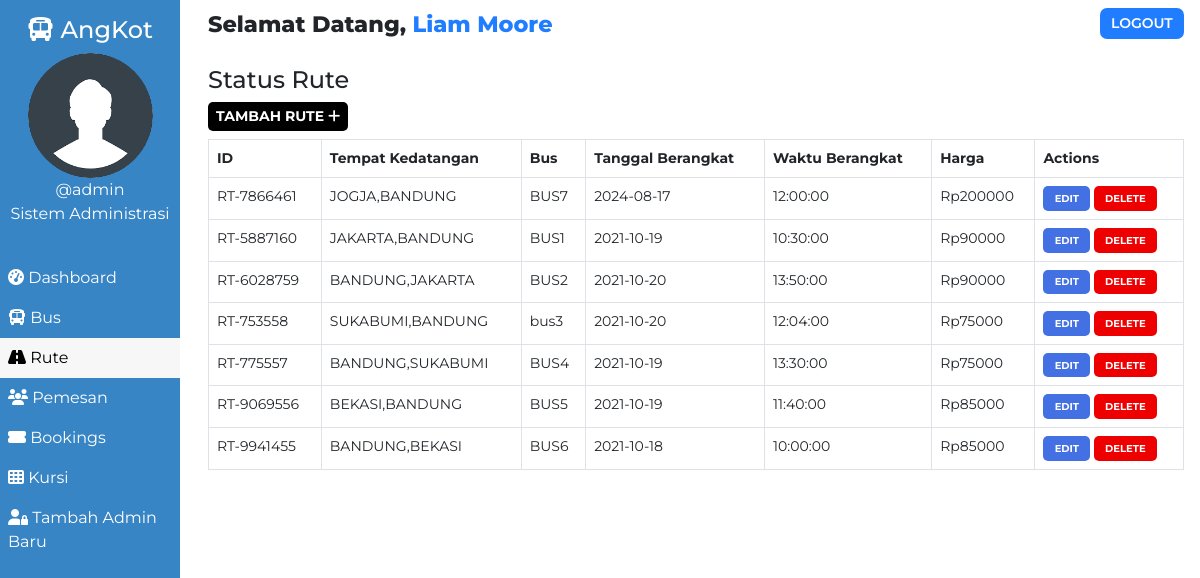
Screenshot of /admin/route.php (signed in) with the database file from the repository.
### tables this page shows
CREATE TABLE `users` (
  `user_id` int(11) NOT NULL,
  `user_fullname` varchar(100) NOT NULL,
  `user_name` varchar(30) NOT NULL,
  `user_password` varchar(255) NOT NULL,
  `user_created` datetime NOT NULL DEFAULT current_timestamp()
);

CREATE TABLE `routes` (
  `id` int(100) NOT NULL,
  `route_id` varchar(255) NOT NULL,
  `bus_no` varchar(155) NOT NULL,
  `route_cities` varchar(255) NOT NULL,
  `route_dep_date` date NOT NULL,
  `route_dep_time` time NOT NULL,
  `route_step_cost` int(100) NOT NULL,
  `route_created` datetime NOT NULL DEFAULT current_timestamp()
);

### admin/route.php (the view, shortened to what this page needs)
<!DOCTYPE html>
<html lang="en">
<head>
    <link href="https://cdn.jsdelivr.net/npm/bootstrap@5.0.1/dist/css/bootstrap.min.css" rel="stylesheet">
    <?php
        $page="route";
    ?>
</head>
<body>
    <?php require '../assets/partials/_admin-header.php';?>
        <?php
            $resultSql = "SELECT * FROM `routes` ORDER BY route_created DESC";
            $resultSqlResult = mysqli_query($conn, $resultSql);
            if(!mysqli_num_rows($resultSqlResult)){ ?>
                <div class="container mt-4">
                    <div id="noRoutes" class="alert alert-dark " role="alert">
                        <h1 class="alert-heading">Rute Tidak DiTemukan</h1>
                        <p class="fw-light">Jadi pemesan pertama</p>
                        <hr>
                        <div id="addRouteAlert" class="alert alert-success" role="alert">
                                Click on <button id="add-button" class="button btn-sm"type="button"data-bs-toggle="modal" data-bs-target="#addModal">ADD <i class="fas fa-plus"></i></button> to add a route!
                        </div>
                    </div>
                </div>
            <?php }
            else { ?>
                <section id="route">
                    <div id="head">
                        <h4>Status Rute</h4>
                    </div>
                    <div id="route-results">
                        <div>
                            <button id="add-button" class="button btn-sm"type="button"data-bs-toggle="modal" data-bs-target="#addModal">Tambah Rute <i class="fas fa-plus"></i></button>
                        </div>
                        <table class="table table-hover table-bordered">
                            <thead>
                                <th>ID</th>
                                <th>Tempat Kedatangan</th>
                                <th>Bus</th>
                                <th>Tanggal Berangkat</th>
                                <th>Waktu Berangkat</th>
                                <th>Harga</th>
                                <th>Actions</th>
                            </thead>
                            <?php
                                while($row = mysqli_fetch_assoc($resultSqlResult))
                                {
                                    $id = $row["id"];
                                    $route_id = $row["route_id"];
                                    $route_cities = $row["route_cities"];
                                    $route_dep_time = $row["route_dep_time"];
                                    $route_dep_date = $row["route_dep_date"];
                                    $route_step_cost = $row["route_step_cost"];
                                    $bus_no = $row["bus_no"];
                                        ?>
                                    <tr>
                                        <td>
                                            <?php
                                                echo $route_id;
                                            ?>
                                        </td>
                                        <td>
                                            <?php
                                                echo $route_cities;
                                            ?>
                                        </td>
                                        <td>
                                            <?php
                                                echo $bus_no;
                                            ?>
                                        </td>
                                        <td>
                                            <?php
                                                echo $route_dep_date;
                                            ?>
                                        </td>
                                        <td>
                                            <?php
                                                echo $route_dep_time;
                                            ?>
                                        </td>
                                        <td>
                                            <?php
                                                echo 'Rp'.$route_step_cost;?>
                                        </td>
                                        <td>
                                            <button class="button edit-button " data-link="<?php echo $_SERVER['REQUEST_URI']; ?>" data-id="<?php
                                                echo $id;?>" data-cities="<?php
                                                echo $route_cities;?>" data-cost="<?php
                                                echo $route_step_cost;?>" data-date="<?php
                                                echo $route_dep_date;
                                            ?>" data-time="<?php
                                            echo $route_dep_time;
                                            ?>" data-busno="<?php
                                            echo $bus_no;
                                            ?>"
                                            >Edit</button>
                                            <button class="button delete-button" data-bs-toggle="modal" data-bs-target="#deleteModal" data-id="<?php
                                                echo $id;?>">Delete</button>
                                        </td>
                                    </tr>
                                <?php
                                }
                            ?>
                        </table>
                    </div>
                    </section>
                <?php  }
            ?>
            </div>
    </main>
</body>
</html>

### assets/partials/_admin-header.php (shortened to what this page needs)
<?php
    $conn = db_connect();
    $user_id = $_SESSION['user_id'];
    $sql = "SELECT * FROM users WHERE user_id = $user_id";
    $result = mysqli_query($conn, $sql);
    if($row = mysqli_fetch_assoc($result))
    {
        $user_fullname = $row["user_fullname"];
        $user_name = $row["user_name"];
    }
?>
    <main id="container">
        <div id="sidebar">
            <h4><i class="fas fa-bus"></i> AngKot</h4>
            <div>
                <img class="adminDp" src="../assets/img/userav-min.png" height="125px" alt="Admin Profile Pic">
                <p>
                    <?php  echo '@'.$user_name;  ?>
                </p>
                <p>Sistem Administrasi</p>
            </div>
            <ul id="options">
                <li class="option <?php if($page=='dashboard'){ echo 'active';}?>">
                    <a href="./dashboard.php">
                    <i class="fas fa-tachometer-alt"></i> Dashboard
                    </a>
                </li>
                <li class="option <?php if($page=='bus'){ echo 'active';}?>">
                    <a href="./bus.php">
                    <i class="fas fa-bus"></i> Bus
                    </a>
                </li>
                <li class="option <?php if($page=='route'){ echo 'active';}?>">
                    <a href="./route.php">
                    <i class="fas fa-road"></i> Rute
                    </a>
                </li>
                <li class="option <?php if($page=='customer'){ echo 'active';}?>">
                    <a href="./customer.php">
                    <i class="fas fa-users"></i> Pemesan
                    </a>
                </li>
                <li class="option <?php if($page=='booking'){ echo 'active';}?>">
                    <a href="./booking.php">
                    <i class="fas fa-ticket-alt"></i> Bookings
                    </a>
                </li>
                <li class="option <?php if($page=='seat'){ echo 'active';}?>">
                    <a href="./seat.php">
                    <i class="fas fa-th"></i> Kursi
                    </a>
                </li>
                <li class="option <?php if($page=='signup'){ echo 'active';}?>">
                    <a href="./signup.php">
                    <i class="fas fa-user-lock"></i> Tambah Admin Baru
                    </a>
                </li>
            </ul>
        </div>
        <div id="main-content">
            <section id="welcome">
                <ul>
                    <li class="welcome-item">Selamat Datang,
                        <span id="USER">
                            <?php
                                echo $user_fullname;
                            ?>
                        </span>
                    </li>
                    <li class="welcome-item">
                        <button id="logout" class="btn-sm">
                            <a href="../assets/partials/_logout.php">LOGOUT</a>
                        </button>
                    </li>
                </ul>
            </section>

### assets/styles/admin.php (style rules this page uses)
body { margin: 0; box-sizing: border-box; font-family: 'Montserrat', sans-serif; background-color: white; }
html { scroll-behavior: smooth; }
*, *::after, *::before { box-sizing: inherit; }
#USER { color: #207DFF; }
.adminDp { border-radius: 50%; }
#welcome { background-color: white; }
#welcome ul { display: flex; justify-content: space-between; list-style-type: none; padding: 0; margin: 0; }
#welcome li { margin: 0 1rem; padding: 0.5rem 0; }
#welcome li:first-child { font-weight: 800; font-size: 1.4rem; }
#logout { padding: 0.3rem 0.7rem; background-color: #207DFF; font-weight: 600; outline: none; border: none; border-radius: 7px; }
#logout a { color: white; text-decoration: none; }
@media only screen and (min-width:1000px) { #sidebar { text-align: center; background-color: #3885c5; color: white; width: 15%; position: fixed; top: 0%; padding-top: 1rem; z-index: 2; height: 100vh; } }
@media only screen and (min-width:1000px) { #sidebar p { margin: 0; } }
@media only screen and (min-width:1000px) { #sidebar ul { margin-top: 2rem; } }
@media only screen and (min-width:1000px) { #options { list-style-type: none; text-align: left; padding-left: 0; } }
@media only screen and (min-width:1000px) { .option a { display: block; padding: 0.5rem; text-decoration: none; color: inherit; } }
@media only screen and (min-width:1000px) { .active { background-color:#f7f7f7; color:black; } }
@media only screen and (min-width:1000px) { #main-content { margin-left: 16%; } }

### assets/styles/admin-options.php (style rules this page uses)
* { font-family: Montserrat; }
#booking #head, #customer #head, #route #head, #seat #head, #bus #head { padding-top: 1rem; }
#booking, #customer, #route, #bus, #seat { padding: 0 1rem; }
#booking-results > div, #customer-results > div, #route-results > div, #bus-results > div { margin-bottom: 0.5rem; }
#booking-results button, #customer-results button, #route button, #bus-results button { border-radius: 5px; }
.button { border: none; font-weight: bold; text-transform: uppercase; }
#add-button { background-color: black; color: white; }
#route table { width: 100%; }
table { font-size: 14px; }
#bus .edit-button, #bus .delete-button, #route .edit-button, #route .delete-button, #customer .edit-button, #customer .delete-button { padding: 0.3rem 0.7rem; }
table th,td { padding-left: 0.3rem; }
table button { color: white; }
.edit-button { background-color: #4370E2; }
.delete-button { background-color: #EF0000; }
.edit-button, .delete-button { font-size: 10px }

### rows the page displays
users: user_name "admin", user_fullname "Liam Moore"
routes: route "RT-7866461", route_cities "JOGJA,BANDUNG", bus_no "BUS7", route_dep_date "2024-08-17", route_dep_time "12:00:00", route_step_cost "200000"
routes: route "RT-5887160", route_cities "JAKARTA,BANDUNG", bus_no "BUS1", route_dep_date "2021-10-19", route_dep_time "10:30:00", route_step_cost "90000"
routes: route "RT-6028759", route_cities "BANDUNG,JAKARTA", bus_no "BUS2", route_dep_date "2021-10-20", route_dep_time "13:50:00", route_step_cost "90000"
routes: route "RT-753558", route_cities "SUKABUMI,BANDUNG", bus_no "bus3", route_dep_date "2021-10-20", route_dep_time "12:04:00", route_step_cost "75000"
routes: route "RT-775557", route_cities "BANDUNG,SUKABUMI", bus_no "BUS4", route_dep_date "2021-10-19", route_dep_time "13:30:00", route_step_cost "75000"
routes: route "RT-9069556", route_cities "BEKASI,BANDUNG", bus_no "BUS5", route_dep_date "2021-10-19", route_dep_time "11:40:00", route_step_cost "85000"
routes: route "RT-9941455", route_cities "BANDUNG,BEKASI", bus_no "BUS6", route_dep_date "2021-10-18", route_dep_time "10:00:00", route_step_cost "85000"
